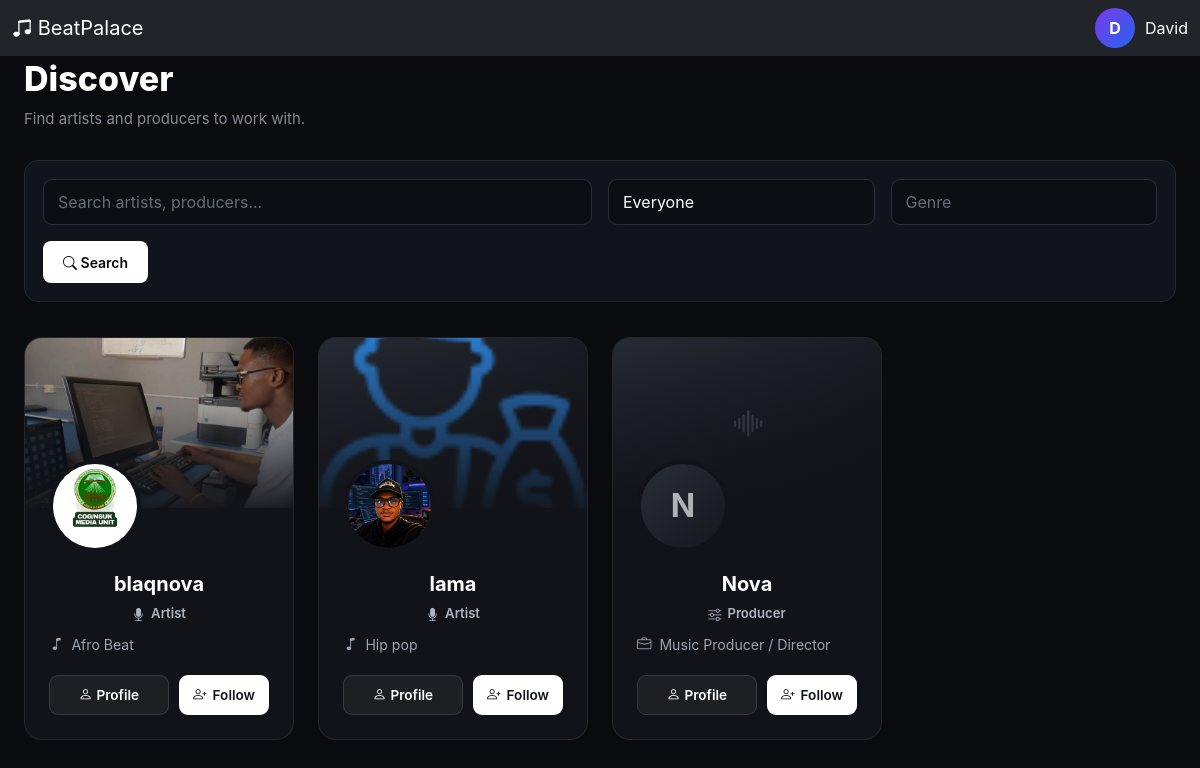
Page /dashboard/discover/ (signed in) on the committed database.
### accounts/models.py (models this page shows, shortened)
class User(AbstractUser):
    ROLE_CHOICES = (
        ("producer", "Producer"),
        ("artist", "Artist"),
    )
    email = models.EmailField(unique=True)
    role = models.CharField(
        max_length=20,
        choices=ROLE_CHOICES
    )
    avatar = models.ImageField(
        upload_to="avatars/",
        blank=True,
        null=True
    )
    verified = models.BooleanField(default=False)
    created_at = models.DateTimeField(auto_now_add=True)

### artists/models.py (models this page shows, shortened)
class ArtistProfile(models.Model):
    user = models.OneToOneField(
        settings.AUTH_USER_MODEL,
        on_delete=models.CASCADE,
        related_name="artist_profile"
    )
    artist_name = models.CharField(
        max_length=100,
        blank=True
    )
    bio = models.TextField(
        blank=True
    )
    avatar = models.ImageField(
        upload_to="artists/avatars/",
        blank=True,
        null=True
    )
    cover_image = models.ImageField(
        upload_to="artists/covers/",
        blank=True,
        null=True
    )
    genre = models.CharField(
        max_length=100,
        blank=True
    )
    location = models.CharField(
        max_length=100,
        blank=True
    )
    phone = models.CharField(
        max_length=30,
        blank=True
    )
    email = models.EmailField(
        blank=True
    )
    website = models.URLField(
        blank=True
    )
    instagram = models.URLField(
        blank=True
    )
    twitter = models.URLField(
        blank=True
    )
    start_year = models.PositiveIntegerField(
        blank=True,
        null=True
    )
    end_year = models.PositiveIntegerField(
        blank=True,
        null=True
    )
    skill_description = models.TextField(
        blank=True
    )
    education = models.TextField(
        blank=True
    )
    date_of_birth = models.DateField(
        blank=True,
        null=True
    )
    marital_status = models.CharField(
        max_length=50,
        blank=True
    )
    followers_count = models.PositiveIntegerField(
        default=0
    )
    monthly_listeners = models.PositiveIntegerField(
        default=0
    )
    is_published = models.BooleanField(
        default=True
    )
    created_at = models.DateTimeField(
        auto_now_add=True
    )
    updated_at = models.DateTimeField(
        auto_now=True
    )

### producers/models.py (models this page shows, shortened)
class ProducerProfile(models.Model):
    user = models.OneToOneField(
        settings.AUTH_USER_MODEL,
        on_delete=models.CASCADE,
        related_name="producer_profile",
    )
    full_name = models.CharField(max_length=150, blank=True, default="")
    professional_title = models.CharField(
        max_length=150, default="Music Producer / Director"
    )
    profile_image = models.ImageField(
        upload_to="producers/profile/", blank=True, null=True
    )
    cover_image = models.ImageField(
        upload_to="producer/covers/",
        blank=True,
        null=True
    )
    bio = models.TextField(blank=True, null=True)
    start_year = models.PositiveIntegerField(blank=True, null=True)
    end_year = models.PositiveIntegerField(blank=True, null=True)
    phone = models.CharField(max_length=30, blank=True)
    email = models.EmailField(blank=True)
    instagram = models.CharField(max_length=100, blank=True)
    website = models.URLField(blank=True)
    skill_description = models.TextField(
        blank=True,
        help_text="Example: Music Composition, Audio Production & Sound Design",
    )
    software = models.TextField(
        blank=True, help_text="Example: Ableton Live, Cubase, Adobe Premiere, Logic Pro"
    )
    education = models.TextField(blank=True)
    date_of_birth = models.DateField(blank=True, null=True)
    marital_status = models.CharField(max_length=50, blank=True)
    is_published = models.BooleanField(default=True)
    created_at = models.DateTimeField(auto_now_add=True)
    updated_at = models.DateTimeField(auto_now=True)

### dashboard/views.py (the view, shortened to what this page needs)
@login_required
def discover(request):
    query = request.GET.get("q", "").strip()
    role = request.GET.get("role", "").strip()
    genre = request.GET.get("genre", "").strip()
    users = User.objects.exclude(
        id=request.user.id
    ).filter(
        role__in=["artist", "producer"]
    )
    if role in ["artist", "producer"]:
        users = users.filter(role=role)
    if genre:
        users = users.filter(
            Q(artist_profile__genre__icontains=genre)
        )
    users = users.select_related(
        "artist_profile",
        "producer_profile",
    ).distinct()
    Follow
    following_ids = set(
    Follow.objects.filter(
        follower=request.user
    ).values_list(
        "following_id",
        flat=True
    )
    )
    return render(
        request,
        "dashboard/discover.html",
        {
            "users": users,
            "query": query,
            "role": role,
            "genre": genre,
            "following_ids": following_ids,
        }
    )

### templates/dashboard/discover.html (shortened to what this page needs)
{% extends "base.html" %}
{% block content %}
<div class="discover-page">
    <div class="container-fluid px-3 px-lg-4">
        <div class="discover-header">
            <h1>
                Discover
            </h1>
            <p>
                Find artists and producers to work with.
            </p>
        </div>
        <form method="GET" class="discover-filter">
            <div class="row g-3">
                <div class="col-lg-6">
                    <input
                        type="search"
                        name="q"
                        value="{{ query }}"
                        class="form-control"
                        placeholder="Search artists, producers..."
                    >
                </div>
                <div class="col-md-6 col-lg-3">
                    <select
                        name="role"
                        class="form-select"
                    >
                        <option value="">
                            Everyone
                        </option>
                    </select>
                </div>
                <div class="col-md-6 col-lg-3">
                    <input
                        type="text"
                        name="genre"
                        value="{{ genre }}"
                        class="form-control"
                        placeholder="Genre"
                    >
                </div>
            </div>
            <div class="mt-3">
                <button
                    type="submit"
                    class="btn-discover-search"
                >
                    <i class="bi bi-search"></i>
                    Search
                </button>
            </div>
        </form>
        <div class="row g-4">
            {% for user in users %}
                <div class="col-12 col-md-6 col-lg-4 col-xl-3">
                    <div class="discover-card">
                        <div class="discover-cover">
                            {% if user.role == "artist" %}
                                {% if user.artist_profile.cover_image %}
                                    <img
                                        src="{{ user.artist_profile.cover_image.url }}"
                                        alt="{{ user.artist_profile.artist_name }}"
                                    >
                                {% else %}
                                    <div class="discover-cover-placeholder">
                                        <i class="bi bi-music-note-beamed"></i>
                                    </div>
                                {% endif %}
                            {% elif user.role == "producer" %}
                                {% if user.producer_profile.cover_image %}
                                    <img
                                        src="{{ user.producer_profile.cover_image.url }}"
                                        alt="{{ user.producer_profile.full_name }}"
                                    >
                                {% else %}
                                    <div class="discover-cover-placeholder">
                                        <i class="bi bi-soundwave"></i>
                                    </div>
                                {% endif %}
                            {% endif %}
                            <div class="discover-cover-overlay"></div>
                        </div>
                        <div class="discover-avatar-wrapper">
                            {% if user.role == "artist" %}
                                {% if user.artist_profile.avatar %}
                                    <div class="discover-avatar">
                                        <img
                                            src="{{ user.artist_profile.avatar.url }}"
                                            alt="{{ user.artist_profile.artist_name }}"
                                        >
                                    </div>
                                {% else %}
                                    <div class="discover-avatar-placeholder">
                                        {{ user.artist_profile.artist_name|first|upper }}
                                    </div>
                                {% endif %}
                            {% elif user.role == "producer" %}
                                {% if user.producer_profile.profile_image %}
                                    <div class="discover-avatar">
                                        <img
                                            src="{{ user.producer_profile.profile_image.url }}"
                                            alt="{{ user.producer_profile.full_name }}"
                                        >
                                    </div>
                                {% else %}
                                    <div class="discover-avatar-placeholder">
                                        {{ user.producer_profile.full_name|first|upper }}
                                    </div>
                                {% endif %}
                            {% endif %}
                        </div>
                        <div class="discover-content">
                            {% if user.role == "artist" %}
                                <h4 class="discover-name">
                                    {{ user.artist_profile.artist_name }}
                                </h4>
                                <span class="discover-role">
                                    <i class="bi bi-mic-fill"></i>
                                    Artist
                                </span>
                                {% if user.artist_profile.genre %}
                                    <div class="discover-meta">
                                        <i class="bi bi-music-note"></i>
                                        {{ user.artist_profile.genre }}
                                    </div>
                                {% endif %}
                            {% elif user.role == "producer" %}
                                <h4 class="discover-name">
                                    {{ user.producer_profile.full_name }}
                                </h4>
                                <span class="discover-role">
                                    <i class="bi bi-sliders"></i>
                                    Producer
                                </span>
                                {% if user.producer_profile.professional_title %}
                                    <div class="discover-meta">
                                        <i class="bi bi-briefcase"></i>
                                        {{ user.producer_profile.professional_title }}
                                    </div>
                                {% endif %}
                            {% endif %}
                            <div class="discover-actions">
                                {% if user.role == "artist" %}
                                    <a
                                        href="{% url 'artists:public_artist_profile' user.username %}"
                                        class="btn-discover-profile"
                                    >
                                        <i class="bi bi-person me-1"></i>
                                        Profile
                                    </a>
                                {% elif user.role == "producer" %}
                                    <a
                                        href="{% url 'producers:public_producer_profile' user.username %}"
                                        class="btn-discover-profile"
                                    >
                                        <i class="bi bi-person me-1"></i>
                                        Profile
                                    </a>
                                {% endif %}
                                {% if user != request.user %}
                                    <form
                                        method="POST"
                                        action="{% url 'engagement:toggle_follow' user.id %}"
                                    >
                                        {% if user.id in following_ids %}
                                            <button
                                                type="submit"
                                                class="btn-discover-follow following"
                                            >
                                                <i class="bi bi-person-check"></i>
                                                Following
                                            </button>
                                        {% else %}
                                            <button
                                                type="submit"
                                                class="btn-discover-follow"
                                            >
                                                <i class="bi bi-person-plus"></i>
                                                Follow
                                            </button>
                                        {% endif %}
                                    </form>
                                {% endif %}
                            </div>
                        </div>
                    </div>
                </div>
            {% endfor %}
        </div>
    </div>
</div>
{% endblock %}

### templates/base.html (shortened to what this page needs)
{% load static %}
<!DOCTYPE html>
<html lang="en">
<head>
    <link
    href="https://cdn.jsdelivr.net/npm/bootstrap@5.3.3/dist/css/bootstrap.min.css"
    rel="stylesheet"
    >
    <link
    href="https://cdn.jsdelivr.net/npm/bootstrap-icons@1.11.3/font/bootstrap-icons.css"
    rel="stylesheet"
    >
    <link
     rel="stylesheet"
     href="{% static 'css/style.css' %}"
    >
</head>
<nav class="navbar fixed-top bg-dark" data-bs-theme="dark">
    <div class="container-fluid d-flex justify-content-between align-items-center">
        {% if user.role == "artist" %}
            <a
                class="navbar-brand"
                href="{% url 'artist_dashboard' %}"
            >
                <i class="bi bi-music-note-beamed"></i>
                BeatPalace
            </a>
        {% elif user.role == "producer" %}
            <a
                class="navbar-brand"
                href="{% url 'producer_dashboard' %}"
            >
                <i class="bi bi-music-note-beamed"></i>
                BeatPalace
            </a>
        {% endif %}
        <div class="d-flex gap-2">
            <div class="user-profile">
                <div class="avatar">
                    {{ user.username|first|upper }}
                </div>
                <span>
                    {{ user.username }}
                </span>
            </div>
        </div>
    </div>
</nav>
{% block content %}
{% endblock %}
</body>
</html>

### rows in the picture
User: username|first "D", username "David"
User: artist_profile.cover_image (picture), artist_profile.avatar (picture), artist_profile.artist_name "blaqnova", artist_profile.genre "Afro Beat", role "artist" (drawn), shows "Follow"
User: artist_profile.cover_image (picture), artist_profile.avatar (picture), artist_profile.artist_name "lama", artist_profile.genre "Hip pop", role "artist" (drawn), shows "Follow"
User: role "producer" (drawn), producer_profile.full_name|first "N", producer_profile.full_name "Nova", producer_profile.professional_title "Music Producer / Director", shows "Follow"
